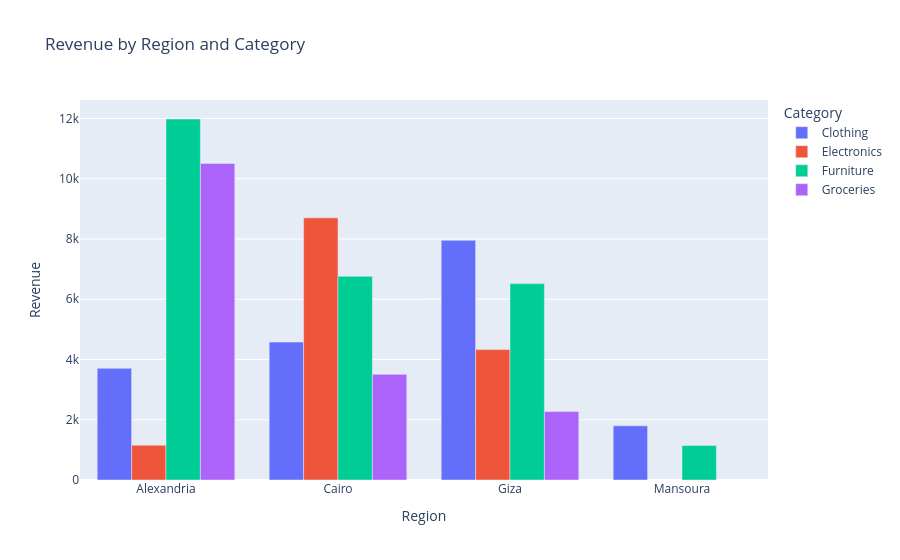

This figure's notebook cell:
### Code cell
revenue_by_reg_cat = df.groupby(['Region', 'Category'], as_index=False)['Revenue'].sum()
fig = px.bar(revenue_by_reg_cat, x='Region' , y='Revenue', color='Category', title='Revenue by Region and Category' , barmode='group')
fig.show()

### Figure 1 — Plotly figure (JSON) as saved in the notebook; plotly's stock layout.template omitted (floating-point values rounded to 4 significant figures)
{"data": [{"alignmentgroup": "True", "hovertemplate": "Category=Clothing<br>Region=%{x}<br>Revenue=%{y}<extra></extra>", "legendgroup": "Clothing", "marker": {"color": "#636efa", "pattern": {"shape": ""}}, "name": "Clothing", "offsetgroup": "Clothing", "orientation": "v", "showlegend": true, "textposition": "auto", "type": "bar", "x": ["Alexandria", "Cairo", "Giza", "Mansoura"], "xaxis": "x", "y": [3706, 4577, 7954, 1797], "yaxis": "y"}, {"alignmentgroup": "True", "hovertemplate": "Category=Electronics<br>Region=%{x}<br>Revenue=%{y}<extra></extra>", "legendgroup": "Electronics", "marker": {"color": "#EF553B", "pattern": {"shape": ""}}, "name": "Electronics", "offsetgroup": "Electronics", "orientation": "v", "showlegend": true, "textposition": "auto", "type": "bar", "x": ["Alexandria", "Cairo", "Giza"], "xaxis": "x", "y": [1155, 8700, 4327], "yaxis": "y"}, {"alignmentgroup": "True", "hovertemplate": "Category=Furniture<br>Region=%{x}<br>Revenue=%{y}<extra></extra>", "legendgroup": "Furniture", "marker": {"color": "#00cc96", "pattern": {"shape": ""}}, "name": "Furniture", "offsetgroup": "Furniture", "orientation": "v", "showlegend": true, "textposition": "auto", "type": "bar", "x": ["Alexandria", "Cairo", "Giza", "Mansoura"], "xaxis": "x", "y": [11981, 6759, 6518, 1143], "yaxis": "y"}, {"alignmentgroup": "True", "hovertemplate": "Category=Groceries<br>Region=%{x}<br>Revenue=%{y}<extra></extra>", "legendgroup": "Groceries", "marker": {"color": "#ab63fa", "pattern": {"shape": ""}}, "name": "Groceries", "offsetgroup": "Groceries", "orientation": "v", "showlegend": true, "textposition": "auto", "type": "bar", "x": ["Alexandria", "Cairo", "Giza"], "xaxis": "x", "y": [10507, 3507, 2271], "yaxis": "y"}], "layout": {"barmode": "group", "legend": {"title": {"text": "Category"}, "tracegroupgap": 0}, "title": {"text": "Revenue by Region and Category"}, "xaxis": {"anchor": "y", "domain": [0, 1], "title": {"text": "Region"}}, "yaxis": {"anchor": "x", "domain": [0, 1], "title": {"text": "Revenue"}}}}
